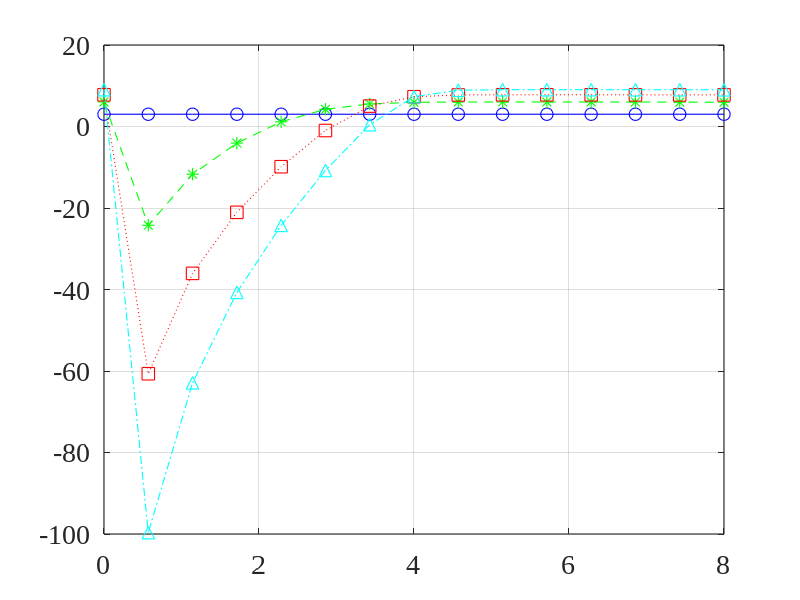
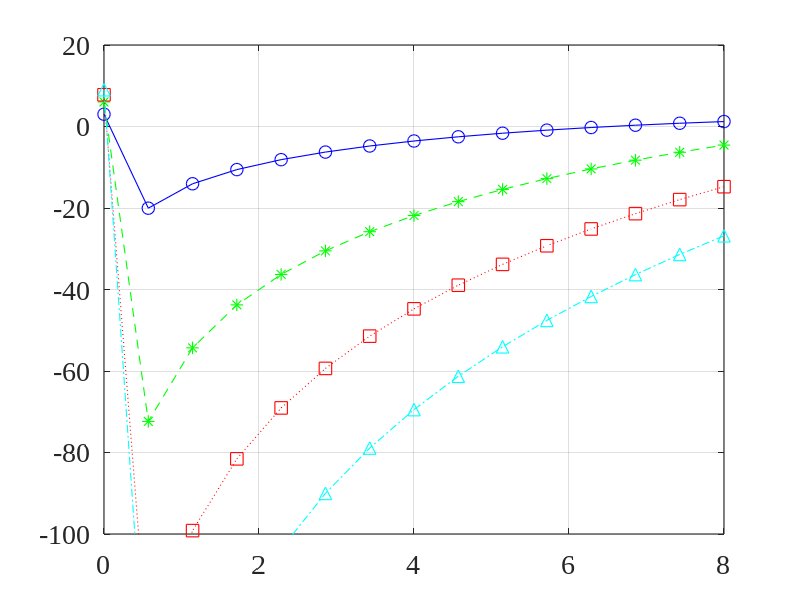
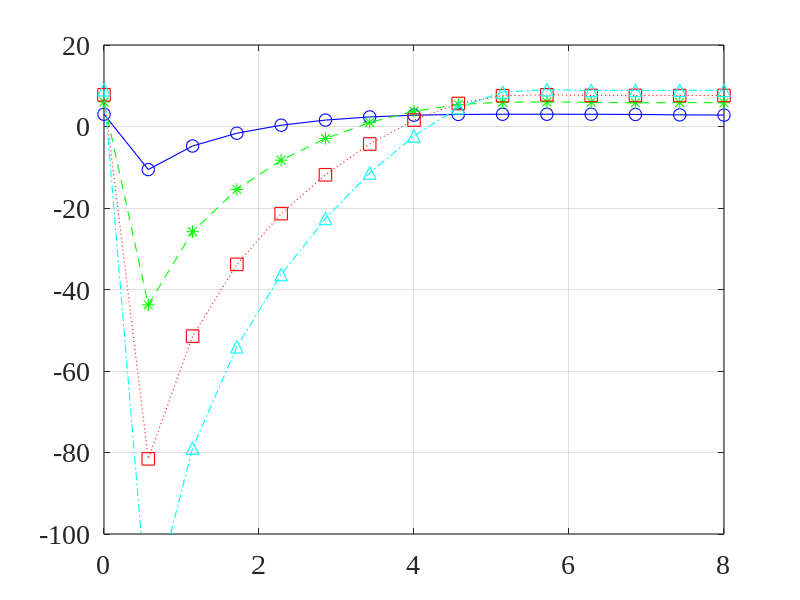

These figures' MATLAB source, in order:
close all; clc; clear all;
linewd = 0.8;
hcfontsize = 20;
MarkerSize=9;
c=340;

theta1_d=90/180*pi;
delta1=3e-2;

theta2_d=0/180*pi;
delta2=1e-2;

theta3_d=0/180*pi;
delta3=3e-2;

M_values=[2 4 6 8]; % Number of sensors

f=linspace(0,8e3,15)';  % frequency

W1_dB_values=zeros(length(f),length(M_values));
W2_dB_values=zeros(length(f),length(M_values));
W3_dB_values=zeros(length(f),length(M_values));

for idxM=1:length(M_values)
    M=M_values(idxM);
    [m_mat,n_mat]=meshgrid(1:M,1:M);
    for idx_f=1:length(f)
        fk=f(idx_f);
        d=exp(-1i*2*pi*fk*delta1/c*(0:M-1)'*cos(theta1_d));
        Gamma0=sinc(2*fk*delta1/c*(m_mat-n_mat));
        h=(Gamma0\d)/(d'/Gamma0*d);
        W1_dB_values(idx_f,idxM)=10*log10(abs(h'*d)^2/(h'*h));
        d=exp(-1i*2*pi*fk*delta2/c*(0:M-1)'*cos(theta2_d));
        Gamma0=sinc(2*fk*delta2/c*(m_mat-n_mat));
        h=(Gamma0\d)/(d'/Gamma0*d);
        W2_dB_values(idx_f,idxM)=10*log10(abs(h'*d)^2/(h'*h));
        d=exp(-1i*2*pi*fk*delta3/c*(0:M-1)'*cos(theta3_d));
        Gamma0=sinc(2*fk*delta3/c*(m_mat-n_mat));
        h=(Gamma0\d)/(d'/Gamma0*d);
        W3_dB_values(idx_f,idxM)=10*log10(abs(h'*d)^2/(h'*h));
    end
end

figure
plot(f/1e3,W1_dB_values(:,1),'-bo','linewidth',linewd, 'MarkerSize',MarkerSize);
hold on
plot(f/1e3,W1_dB_values(:,2),'--g*','linewidth',linewd, 'MarkerSize',MarkerSize);
plot(f/1e3,W1_dB_values(:,3),':rs','linewidth',linewd, 'MarkerSize',MarkerSize);
plot(f/1e3,W1_dB_values(:,4),'-.c^','linewidth',linewd, 'MarkerSize',MarkerSize);
hold off
set(gca, 'Color', [1, 1, 1]); 
set(gca, 'FontName', 'Times New Roman');
set(gca, 'FontSize', hcfontsize);
set(gca, 'LineWidth', linewd); 
set(gca,'YLim',[-100 20]);
box on; grid on;

figure
plot(f/1e3,W2_dB_values(:,1),'-bo','linewidth',linewd, 'MarkerSize',MarkerSize);
hold on
plot(f/1e3,W2_dB_values(:,2),'--g*','linewidth',linewd, 'MarkerSize',MarkerSize);
plot(f/1e3,W2_dB_values(:,3),':rs','linewidth',linewd, 'MarkerSize',MarkerSize);
plot(f/1e3,W2_dB_values(:,4),'-.c^','linewidth',linewd, 'MarkerSize',MarkerSize);
hold off
set(gca, 'Color', [1, 1, 1]); 
set(gca, 'FontName', 'Times New Roman');
set(gca, 'FontSize', hcfontsize);
set(gca, 'LineWidth', linewd); 
set(gca,'YLim',[-100 20]);
box on; grid on;

figure
plot(f/1e3,W3_dB_values(:,1),'-bo','linewidth',linewd, 'MarkerSize',MarkerSize);
hold on
plot(f/1e3,W3_dB_values(:,2),'--g*','linewidth',linewd, 'MarkerSize',MarkerSize);
plot(f/1e3,W3_dB_values(:,3),':rs','linewidth',linewd, 'MarkerSize',MarkerSize);
plot(f/1e3,W3_dB_values(:,4),'-.c^','linewidth',linewd, 'MarkerSize',MarkerSize);
hold off
set(gca, 'Color', [1, 1, 1]); 
set(gca, 'FontName', 'Times New Roman');
set(gca, 'FontSize', hcfontsize);
set(gca, 'LineWidth', linewd); 
set(gca,'YLim',[-100 20]);
box on; grid on;

